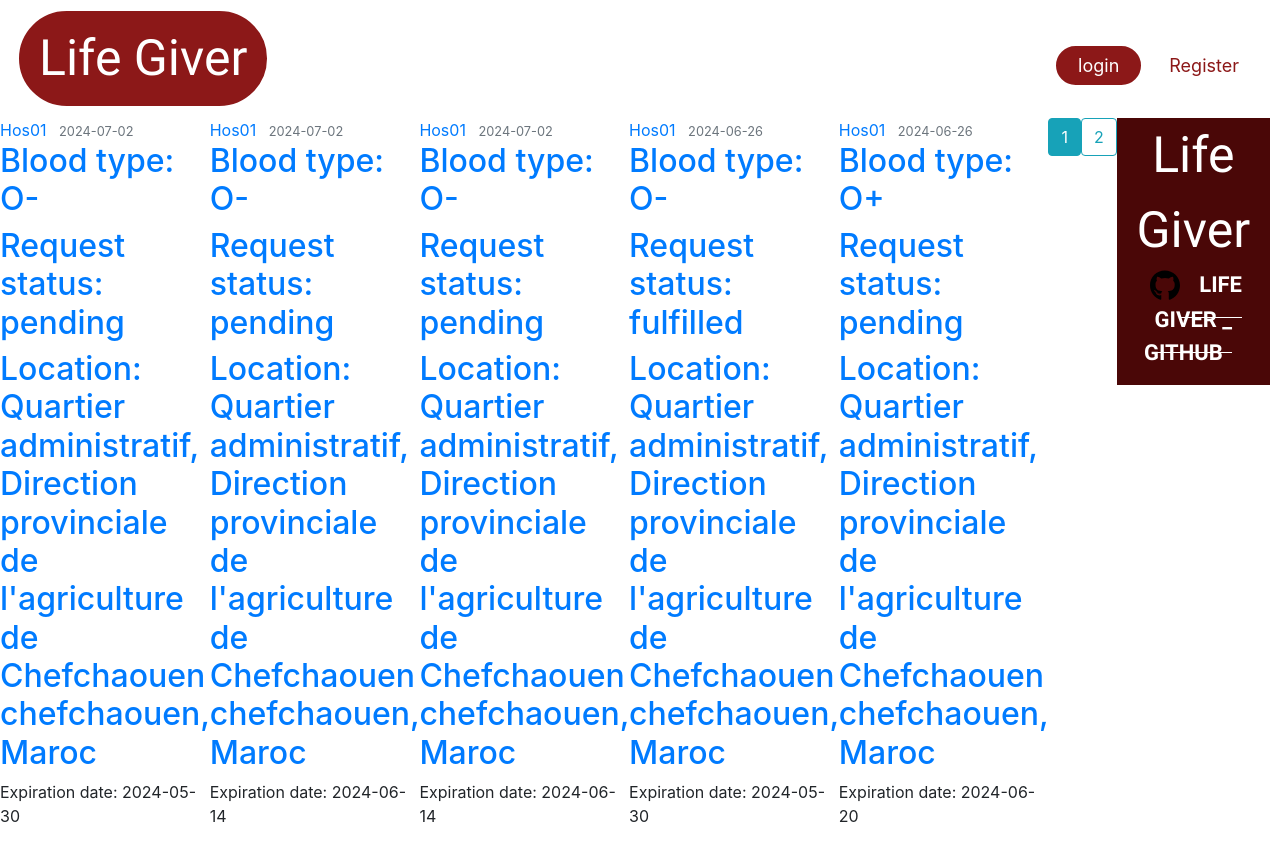
The page /requests_history/Hos01 on the database its author committed.
### Lifegiver_test/lifegiver/models.py (models this page shows, shortened)
class DonationRequest(db.Model):
    id = db.Column(db.Integer, primary_key=True)
    hospital_id = db.Column(db.Integer, db.ForeignKey('hospital.id'), nullable=False)
    blood_type = db.Column(db.Enum('O-', 'O+', 'A-', 'A+', 'B-', 'B+', 'AB-', 'AB+'), nullable=False)
    request_date = db.Column(db.DateTime, nullable=False, default=datetime.now)
    status = db.Column(db.Enum('pending', 'fulfilled', 'failed'), nullable=False)
    expiration_date = db.Column(db.DateTime, nullable=False, default=lambda: datetime.now() + timedelta(days=90))
    request_donations = db.relationship('UserDonation', backref='donation_request', lazy=True)

class Hospital(db.Model, UserMixin):
    __tablename__ = 'hospital'
    id = db.Column(db.Integer, primary_key=True)
    name = db.Column(db.String(225), nullable=False)
    image_file = db.Column(db.String(20), nullable=False, default='default1.png')
    street = db.Column(db.String(500), nullable=True)
    city = db.Column(db.String(100), nullable=True)
    province = db.Column(db.String(100), nullable=True)
    zip_code = db.Column(db.String(45), nullable=True)
    country = db.Column(db.String(100), nullable=True)
    phone_number = db.Column(db.String(45), nullable=False)
    email = db.Column(db.String(125), unique=True, nullable=False)
    password = db.Column(db.String(60), nullable=False)
    barcode = db.Column(db.String(100), unique=True, nullable=False)
    lat = db.Column(db.Float, nullable=True)
    lng = db.Column(db.Float, nullable=True)
    hospital_donations = db.relationship('UserDonation', backref='hospital_donation', lazy=True)
    hospital_requests = db.relationship('DonationRequest', backref='hospital_request', lazy=True)
    urgent_requests = db.relationship('UrgentRequest', backref='hospital_urgent_request', lazy=True)

### Lifegiver_test/lifegiver/route.py (the view)
@app.route('/requests_history/<string:name>', methods=['POST', 'GET'], strict_slashes=False)
def requests_history(name):
    page = request.args.get('page', 1, type=int)
    hospital = Hospital.query.filter_by(name=name).first_or_404()
    hospital_requests = DonationRequest.query.filter_by(hospital_request=hospital)\
            .order_by(DonationRequest.request_date.desc())\
            .paginate(page=page, per_page=5) # inteade of using .all() we gonna change it to .paginate() to get 10 requests per page
    return render_template('requests_history.html', title='All Hospital Requests', requests=hospital_requests, hospital=hospital)

### Lifegiver_test/lifegiver/templates/requests_history.html
{% extends "layout.html" %}
{% block content %}
    {% for request in requests.items %}
        <article class="media content-section">
          <div class="media-body">
            <div class="article-metadata">
              <a class="mr-2" href="{{ url_for('hospital_requests', name=request.hospital_request.name) }}">{{ request.hospital_request.name }}</a>
              <small class="text-muted">{{ request.request_date.strftime('%Y-%m-%d') }}</small>
            </div>
            <h2><a class="article-title" href="{{ url_for('don_request', don_request_id=request.id) }}">{{ 'Blood type: ' ~ request.blood_type }}</a></h2>
            <h2><a class="article-title" href="#">{{ 'Request status: ' ~ request.status }}</a></h2>
            <h2><a class="article-title" href="#">{{ 'Location: ' ~ request.hospital_request.street ~ ' ' ~ request.hospital_request.city ~ ', ' ~ request.hospital_request.country }}</a></h2>
            <p class="article-content">{{ 'Expiration date: ' ~ request.expiration_date.strftime('%Y-%m-%d') }}</p>
          </div>
    {% endfor %}
    {% for page_num in requests.iter_pages(left_edge=1, right_edge=1, left_current=1, right_current=1) %}
      {% if page_num %}
        {% if requests.page == page_num %}
          <a class="btn btn-info mb-4" href="{{ url_for('don_requests', page=page_num) }}">{{ page_num }}</a>
        {% else %}
          <a class="btn btn-outline-info mb-4" href="{{ url_for('don_requests', page=page_num) }}">{{ page_num }}</a>
        {% endif %}
      {% else %}
        ...
      {% endif %}
    {% endfor %}
{% endblock content %}

### Lifegiver_test/lifegiver/static/css/loading.css (style rules this page uses)
:root { --border-width: 7px; }
* { margin: 0; padding: 0; }

### rows shown on the page
DonationRequest: hospital_request.name "Hos01", request_date "2024-07-02", blood_type "Blood type: O-", status "Request status: pending", expiration_date "Expiration date: 2024-05-30"
Hospital: street+city+country "Location: Quartier administratif, Direction provinciale de l'agriculture de Chefchaouen chefchaouen, Maroc"
DonationRequest: hospital_request.name "Hos01", request_date "2024-07-02", blood_type "Blood type: O-", status "Request status: pending", expiration_date "Expiration date: 2024-06-14"
DonationRequest: hospital_request.name "Hos01", request_date "2024-07-02", blood_type "Blood type: O-", status "Request status: pending", expiration_date "Expiration date: 2024-06-14"
DonationRequest: hospital_request.name "Hos01", request_date "2024-06-26", blood_type "Blood type: O-", status "Request status: fulfilled", expiration_date "Expiration date: 2024-05-30"
DonationRequest: hospital_request.name "Hos01", request_date "2024-06-26", blood_type "Blood type: O+", status "Request status: pending", expiration_date "Expiration date: 2024-06-20"

### other values the page prints
{{ page_num }} "1"
{{ page_num }} "2"
